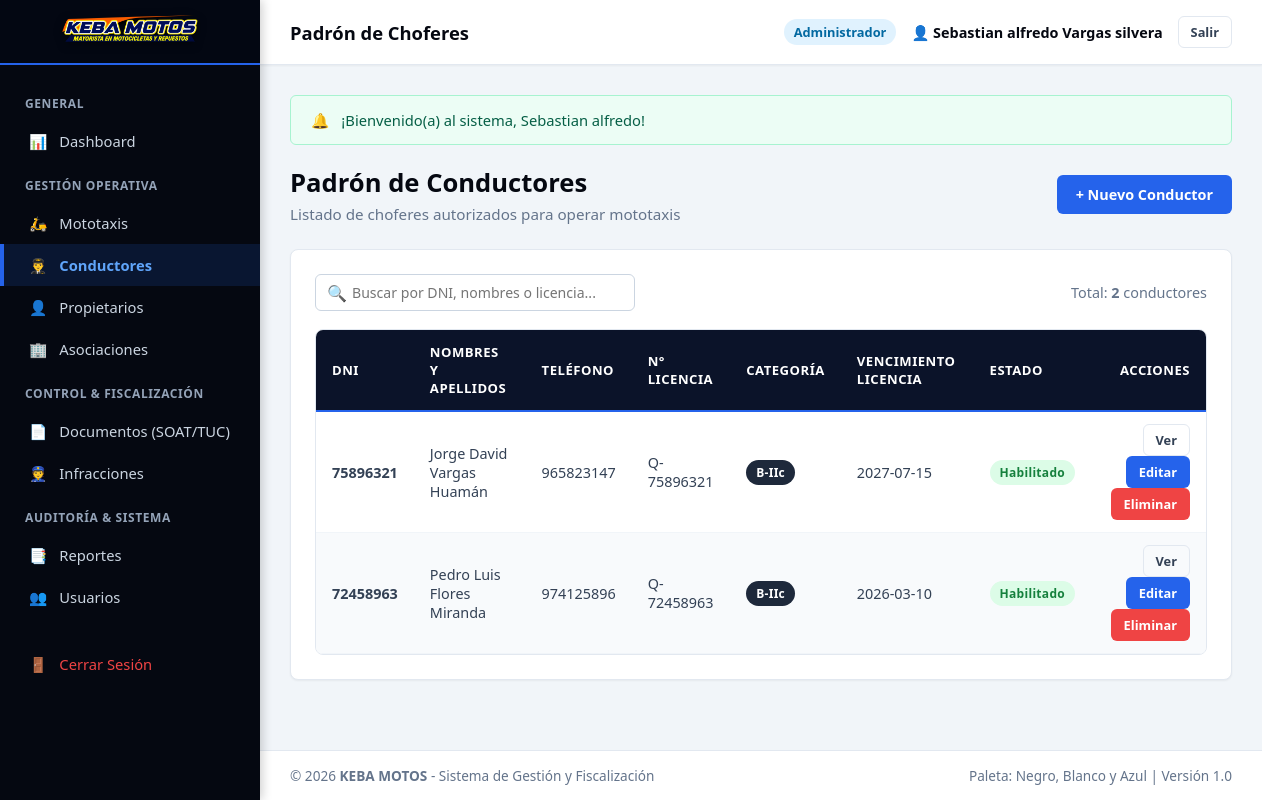
Screenshot of /views/conductores/listar_conductores.php (signed in) with the database file from the repository.
### tables this page shows
CREATE TABLE `conductores` (
  `id_conductor` INT AUTO_INCREMENT PRIMARY KEY,
  `dni` VARCHAR(8) NOT NULL UNIQUE,
  `nombres` VARCHAR(100) NOT NULL,
  `apellidos` VARCHAR(100) NOT NULL,
  `fecha_nacimiento` DATE NULL,
  `telefono` VARCHAR(20) NULL,
  `direccion` VARCHAR(255) NULL,
  `numero_licencia` VARCHAR(20) NOT NULL UNIQUE,
  `categoria_licencia` VARCHAR(10) NOT NULL DEFAULT 'B-IIc',
  `fecha_emision_licencia` DATE NULL,
  `fecha_vencimiento_licencia` DATE NOT NULL,
  `foto` VARCHAR(255) NULL,
  `estado` ENUM('Habilitado', 'Inhabilitado', 'Suspendido') DEFAULT 'Habilitado',
  `created_at` TIMESTAMP DEFAULT CURRENT_TIMESTAMP,
  `updated_at` TIMESTAMP DEFAULT CURRENT_TIMESTAMP ON UPDATE CURRENT_TIMESTAMP
);

### helpers/funciones.php (called while the page is built, shortened)
<?php
function vistaUrl($ruta) {
    return BASE_URL . 'views/' . ltrim($ruta, '/');
}
function controladorUrl($ruta) {
    return BASE_URL . 'controllers/' . ltrim($ruta, '/');
}

### config/conexion.php (called while the page is built, shortened)
<?php
class Database {
    private static $host = "localhost";
    private static $db_name = "keba";
    private static $username = "root";
    private static $password = "";
    private static $conexion = null;
    public static function conectar() {
        if (self::$conexion === null) {
            try {
                $opciones = [
                    PDO::ATTR_ERRMODE => PDO::ERRMODE_EXCEPTION,
                    PDO::ATTR_DEFAULT_FETCH_MODE => PDO::FETCH_ASSOC,
                    PDO::ATTR_EMULATE_PREPARES => true,
                    PDO::MYSQL_ATTR_MULTI_STATEMENTS => true,
                    PDO::MYSQL_ATTR_INIT_COMMAND => "SET NAMES utf8mb4 COLLATE utf8mb4_unicode_ci"
                ];
                try {
                    $dsn = "mysql:host=" . self::$host . ";dbname=" . self::$db_name . ";charset=utf8mb4";
                    self::$conexion = new PDO($dsn, self::$username, self::$password, $opciones);
                } catch (PDOException $e) {
                    if ($e->getCode() == 1049 || stripos($e->getMessage(), 'Unknown database') !== false) {
                        $dsnRoot = "mysql:host=" . self::$host . ";charset=utf8mb4";
                        $pdoRoot = new PDO($dsnRoot, self::$username, self::$password, $opciones);
                        $pdoRoot->exec("CREATE DATABASE IF NOT EXISTS `" . self::$db_name . "` CHARACTER SET utf8mb4 COLLATE utf8mb4_unicode_ci;");
                        $pdoRoot = null;
                        $dsn = "mysql:host=" . self::$host . ";dbname=" . self::$db_name . ";charset=utf8mb4";
                        self::$conexion = new PDO($dsn, self::$username, self::$password, $opciones);
                    } else {
                        throw $e;
                    }
                }
                $check = self::$conexion->query("SHOW TABLES LIKE 'usuarios'");
            } catch (PDOException $e) {
                die("<div style='padding:20px; font-family:sans-serif; background:#fee2e2; color:#991b1b; border:1px solid #f87171; border-radius:8px; margin:20px;'>
                        <strong>Error al conectar con la Base de Datos:</strong> " . htmlspecialchars($e->getMessage()) . "<br><br>
                        <em>Asegúrate de que MySQL esté activo en el Panel de Control de XAMPP.</em>
                     </div>");
            }
        }
        return self::$conexion;
    }
}

### models/Conductor.php (called while the page is built, shortened)
<?php
require_once dirname(__DIR__) . '/config/conexion.php';
class Conductor {
    private $db;
    public function __construct() {
        $this->db = Database::conectar();
    }
    public function listarTodos() {
        $sql = "SELECT * FROM conductores ORDER BY id_conductor DESC";
        return $this->db->query($sql)->fetchAll();
    }
}

### views/conductores/listar_conductores.php (the view, shortened to what this page needs)
<?php
require_once dirname(__DIR__) . '/plantillas/header.php';
require_once dirname(__DIR__) . '/plantillas/sidebar.php';
require_once dirname(__DIR__) . '/plantillas/navbar.php';
require_once dirname(dirname(__DIR__)) . '/models/Conductor.php';
$conductorMod = new Conductor();
$conductores = $conductorMod->listarTodos();
?>
<div class="page-header">
    <div>
        <h1 class="page-title">Padrón de Conductores</h1>
        <p class="page-subtitle">Listado de choferes autorizados para operar mototaxis</p>
    </div>
    <a href="<?= vistaUrl('conductores/registrar_conductor.php') ?>" class="btn btn-primary">+ Nuevo Conductor</a>
</div>
<div class="card">
    <div class="table-toolbar">
        <div class="search-box">
            <span class="search-icon">🔍</span>
            <input type="text" id="inputBuscar" placeholder="Buscar por DNI, nombres o licencia...">
        </div>
        <div style="font-size: 0.9rem; color: #64748b;">
            Total: <strong><?= count($conductores) ?></strong> conductores
        </div>
    </div>
    <div class="table-responsive">
        <table class="table-custom" id="tablaRegistros">
            <thead>
                <tr>
                    <th>DNI</th>
                    <th>Nombres y Apellidos</th>
                    <th>Teléfono</th>
                    <th>N° Licencia</th>
                    <th>Categoría</th>
                    <th>Vencimiento Licencia</th>
                    <th>Estado</th>
                    <th style="text-align: right;">Acciones</th>
                </tr>
            </thead>
            <tbody>
                <?php if (empty($conductores)): ?>
                <tr><td colspan="8" style="text-align:center; padding:25px;">No hay conductores registrados.</td></tr>
                <?php else: ?>
                <?php foreach ($conductores as $c): ?>
                <tr>
                    <td><strong><?= htmlspecialchars($c['dni']) ?></strong></td>
                    <td><?= htmlspecialchars($c['nombres'] . ' ' . $c['apellidos']) ?></td>
                    <td><?= htmlspecialchars($c['telefono'] ?? '-') ?></td>
                    <td><?= htmlspecialchars($c['numero_licencia']) ?></td>
                    <td><span class="badge badge-dark"><?= htmlspecialchars($c['categoria_licencia']) ?></span></td>
                    <td><?= htmlspecialchars($c['fecha_vencimiento_licencia']) ?></td>
                    <td>
                        <span class="badge <?= $c['estado'] === 'Habilitado' ? 'badge-success' : 'badge-danger' ?>">
                            <?= htmlspecialchars($c['estado']) ?>
                        </span>
                    </td>
                    <td style="text-align: right;">
                        <a href="<?= vistaUrl('conductores/ver_conductor.php?id=' . $c['id_conductor']) ?>" class="btn btn-outline btn-sm">Ver</a>
                        <a href="<?= vistaUrl('conductores/editar_conductor.php?id=' . $c['id_conductor']) ?>" class="btn btn-primary btn-sm">Editar</a>
                        <a href="<?= controladorUrl('conductor_controlador.php?accion=eliminar&id=' . $c['id_conductor']) ?>" class="btn btn-danger btn-sm btn-confirmar-eliminar">Eliminar</a>
                    </td>
                </tr>
                <?php endforeach; ?>
                <?php endif; ?>
            </tbody>
        </table>
    </div>
</div>
<?php require_once dirname(__DIR__) . '/plantillas/footer.php'; ?>

### assets/css/estilos.css (style rules this page uses)
:root { --color-primary: #0284c7; --color-primary-dark: #0369a1; --color-primary-light: #e0f2fe; --color-blue-accent: #2563eb; --color-black: #050811; --color-black-card: #0d121f; --color-black-border: #1a233a; --color-black-light: #1e293b; --color-white: #ffffff; --color-gray-50: #f8fafc; --color-gray-100: #f1f5f9; --color-gray-200: #e2e8f0; --color-gray-500: #64748b; --color-gray-700: #334155; --color-success: #10b981; --color-warning: #f59e0b; --color-danger: #ef4444; --color-info: #0284c7; --sidebar-width: 260px; --header-height: 65px; --font-main: 'Segoe UI', system-ui, -apple-system, sans-serif; --shadow-sm: 0 1px 2px 0 rgba(0, 0, 0, 0.05); --shadow-md: 0 4px 6px -1px rgba(0, 0, 0, 0.1), 0 2px 4px -1px rgba(0, 0, 0, 0.06); --shadow-lg: 0 10px 15px -3px rgba(0, 0, 0, 0.15), 0 4px 6px -2px rgba(0, 0, 0, 0.05); }
* { margin: 0; padding: 0; box-sizing: border-box; font-family: var(--font-main); }
body { background-color: var(--color-gray-100); color: var(--color-gray-700); min-height: 100vh; display: flex; flex-direction: column; }
.page-header { display: flex; align-items: center; justify-content: space-between; margin-bottom: 25px; flex-wrap: wrap; gap: 15px; }
.page-title { font-size: 1.6rem; font-weight: 800; color: var(--color-black); }
.page-subtitle { color: var(--color-gray-500); font-size: 0.95rem; margin-top: 4px; }
.btn { display: inline-flex; align-items: center; justify-content: center; gap: 8px; padding: 9px 18px; border-radius: 6px; font-size: 0.9rem; font-weight: 600; cursor: pointer; text-decoration: none; transition: all 0.2s ease; border: 1px solid transparent; }
.btn-primary { background-color: var(--color-blue-accent); color: var(--color-white); }
.btn-outline { background-color: transparent; border-color: var(--color-gray-200); color: var(--color-gray-700); }
.btn-danger { background-color: var(--color-danger); color: var(--color-white); }
.btn-sm { padding: 6px 12px; font-size: 0.8rem; }
.card { background-color: var(--color-white); border-radius: 8px; border: 1px solid var(--color-gray-200); box-shadow: var(--shadow-sm); padding: 24px; margin-bottom: 25px; }

### assets/css/tablas.css (style rules this page uses)
.table-responsive { width: 100%; overflow-x: auto; border: 1px solid #e2e8f0; border-radius: 8px; background-color: #ffffff; }
.table-custom { width: 100%; border-collapse: collapse; font-size: 0.9rem; text-align: left; }
.table-custom thead tr { background-color: #0b1329; color: #ffffff; border-bottom: 2px solid #2563eb; }
.table-custom th { padding: 13px 16px; font-weight: 700; font-size: 0.82rem; text-transform: uppercase; letter-spacing: 0.5px; }
.table-custom td { padding: 12px 16px; border-bottom: 1px solid #f1f5f9; color: #334155; vertical-align: middle; }
.table-custom tbody tr:nth-child(even) { background-color: #f8fafc; }
.badge { display: inline-block; padding: 4px 10px; border-radius: 20px; font-size: 0.75rem; font-weight: 700; text-align: center; letter-spacing: 0.3px; }
.badge-success { background-color: #dcfce7; color: #15803d; }
.badge-dark { background-color: #1e293b; color: #ffffff; }
.table-toolbar { display: flex; align-items: center; justify-content: space-between; margin-bottom: 18px; flex-wrap: wrap; gap: 12px; }
.search-box { display: flex; align-items: center; position: relative; max-width: 320px; width: 100%; }
.search-box input { width: 100%; padding: 8px 14px 8px 36px; border: 1.5px solid #cbd5e1; border-radius: 6px; font-size: 0.88rem; background-color: #ffffff; }
.search-box span.search-icon { position: absolute; left: 12px; color: #94a3b8; }

### rows the page displays
conductores: dni "75896321", nombres+apellidos "Jorge David Vargas Huamán", telefono "965823147", numero_licencia "Q-75896321", categoria_licencia "B-IIc", fecha_vencimiento_licencia "2027-07-15", estado "Habilitado"
conductores: dni "72458963", nombres+apellidos "Pedro Luis Flores Miranda", telefono "974125896", numero_licencia "Q-72458963", categoria_licencia "B-IIc", fecha_vencimiento_licencia "2026-03-10", estado "Habilitado"

### other values shown
$subtituloNavbar "Padrón de Choferes"
$usuarioActivo['rol_nombre'] "Administrador"
$flash['mensaje'] "¡Bienvenido(a) al sistema, Sebastian alfredo!"
count($conductores) "2"
